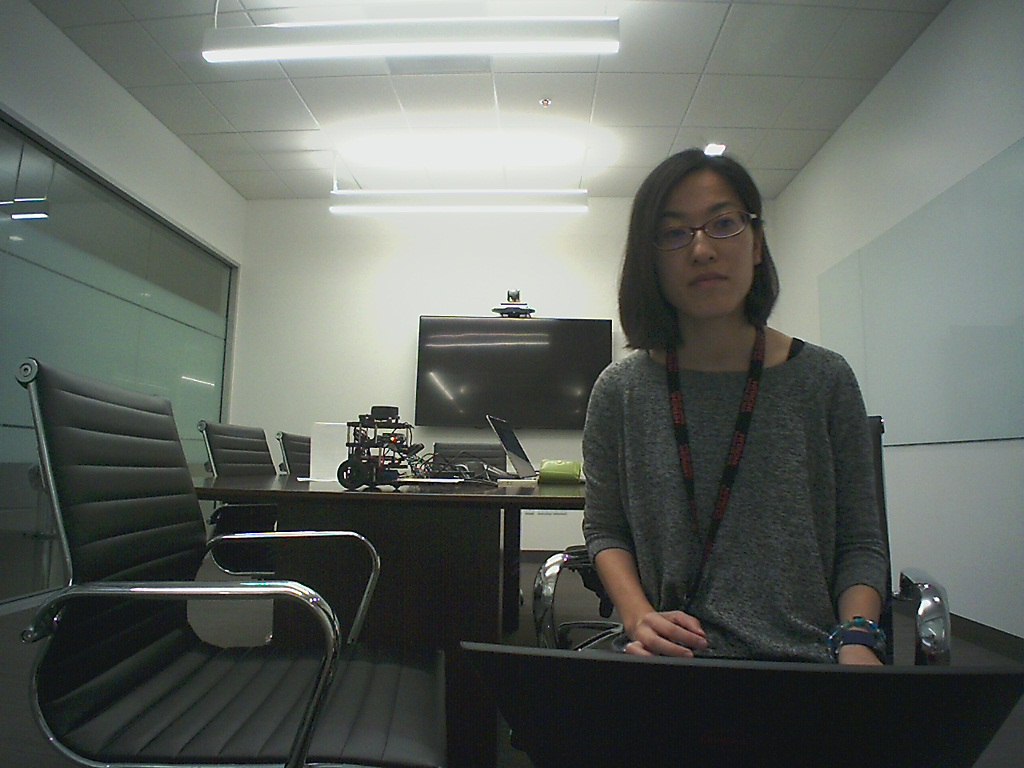
#> input picture Michiko/image.jpg, 1024 x 768 px
$ python shapedetector.py --image Michiko/image.jpg   (older library calls are emulated)
#> lines starting #> are read from the running program, lines starting #| are printed output that depends on the picture; after the words box and inside, x2 and y2 are one past the last pixel; in counts of white or black regions, pixels touching at a corner belong together; long printed decimals are rounded
#!/usr/local/opt/python3/bin/python3
from scipy.spatial import distance as dist
from collections import OrderedDict
import numpy as np
import argparse
import imutils
import cv2

class ColorLabeler:
    def __init__(self):
        # initialize the color dictionary, containing the color
        # name as the key and the RGB tuple as the value
        colors = OrderedDict({
            "red":(255,0,0),
            "green":(0,255,0),
            "blue":(0,0,255),
            "yellow":(255,255,0),
            "orange":(255,153,0)})
        # allocate memory for the L*a*b image, then initialize
        # the color names list
        self.lab = np.zeros((len(colors), 1, 3), dtype="uint8")
        self.colorNames=[]
        # loop over the colors dictionary
        for (i, (name,rgb)) in enumerate(colors.items()):
            # update the L*a*b* array and the color names list
            self.lab[i] = rgb
            self.colorNames.append(name)
        # convert the L*a*b array from the RGB color space
        # to L*a*b
        self.lab = cv2.cvtColor(self.lab, cv2.COLOR_RGB2LAB)
    # [20 lines left out: function label, not called in this run]


class ShapeDetector:
    def __init__(self):
        pass
    # [50 lines left out: function detect, not called in this run]

# construct the argument parse and parse the arguments
ap = argparse.ArgumentParser()
ap.add_argument("-i", "--image", required=True, help = "Path to image file")
args = vars(ap.parse_args())

# load the image and resize it to a smaller factor so that
# the shapes can be approximated better
image = cv2.imread(args["image"])
#> image is the input picture: shape (768, 1024, 3); mean B, G, R 97.1, 102.8, 97.4
resized = imutils.resize(image, width=300)
image = imutils.resize(image, width=800)
#> image: shape (600, 800, 3)
ratio = image.shape[0]/float(resized.shape[0])
#> ratio = 2.67
print("[INFO] RATIO: {}".format(ratio))
#| [INFO] RATIO: 2.667

# convert the resized image to grayscale, blur it slightly,
# and threshold it
blurred = cv2.GaussianBlur(resized, (5,5), 0)
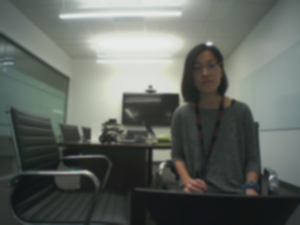
#> blurred: shape (225, 300, 3); mean B, G, R 97, 102.7, 97.3
gray = cv2.cvtColor(blurred, cv2.COLOR_BGR2GRAY)
lab = cv2.cvtColor(blurred, cv2.COLOR_BGR2LAB)
#> lab: shape (225, 300, 3); mean of channels 0, 1, 2 106, 124.8, 130.4
thresh = cv2.threshold(gray, 60, 255, cv2.THRESH_BINARY)[1]
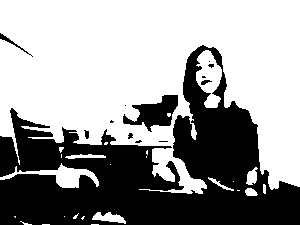
#> thresh: shape (225, 300); 61.3% white; 13 black regions (7 under 20 px)
cv2.imshow("blurred", blurred)
cv2.imshow("thresh", thresh)

# find contours in the thresholded image and initialize the
# shape detector
cnts = cv2.findContours(thresh.copy(), cv2.RETR_EXTERNAL, cv2.CHAIN_APPROX_SIMPLE)
#> cnts = 24 contours, 16 with area under 20; largest, box (x1, y1, x2, y2) and area: (0, 0, 300, 194) 39004, (196, 50, 222, 108) 896, (0, 163, 99, 188) 692, (92, 212, 126, 224) 190, (246, 167, 258, 185) 115, (65, 154, 106, 159) 86, (245, 188, 258, 196) 64, (208, 177, 234, 191) 48
cnts = [0] if imutils.is_cv2() else cnts[1]
#> cnts = [0]
print("[INFO] SHAPES: {}".format(len(cnts)))
#| [INFO] SHAPES: 1

# Init the shape detector and color labeler
sd = ShapeDetector()
cl = ColorLabeler()

# loop over the contours
for c in cnts:
    # compute the center of the contour, then detect the name of the,
    # shape using only the contour
    M = cv2.moments(c)
#> (the run stopped early here; a loop or call above may not have finished)
